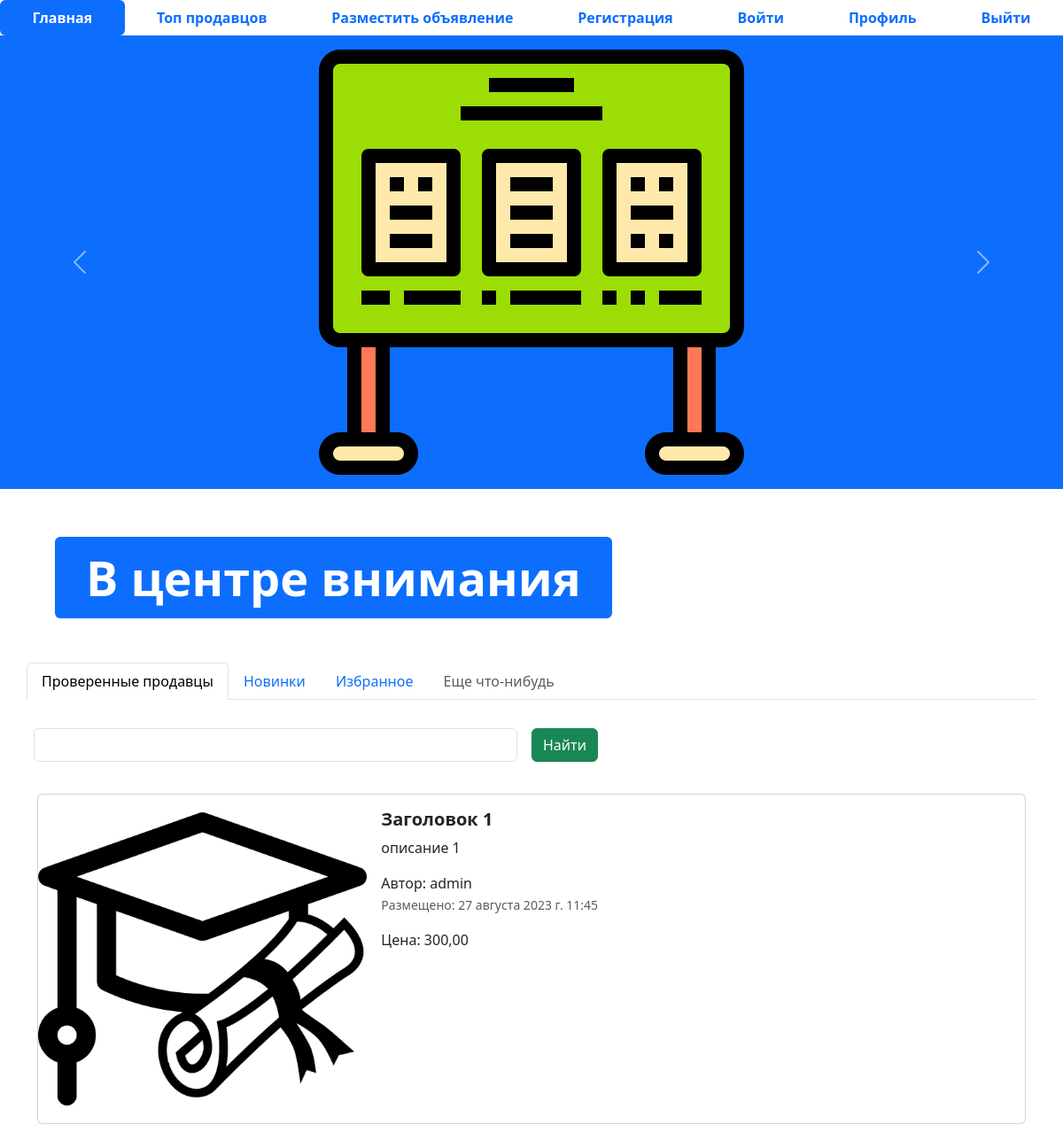
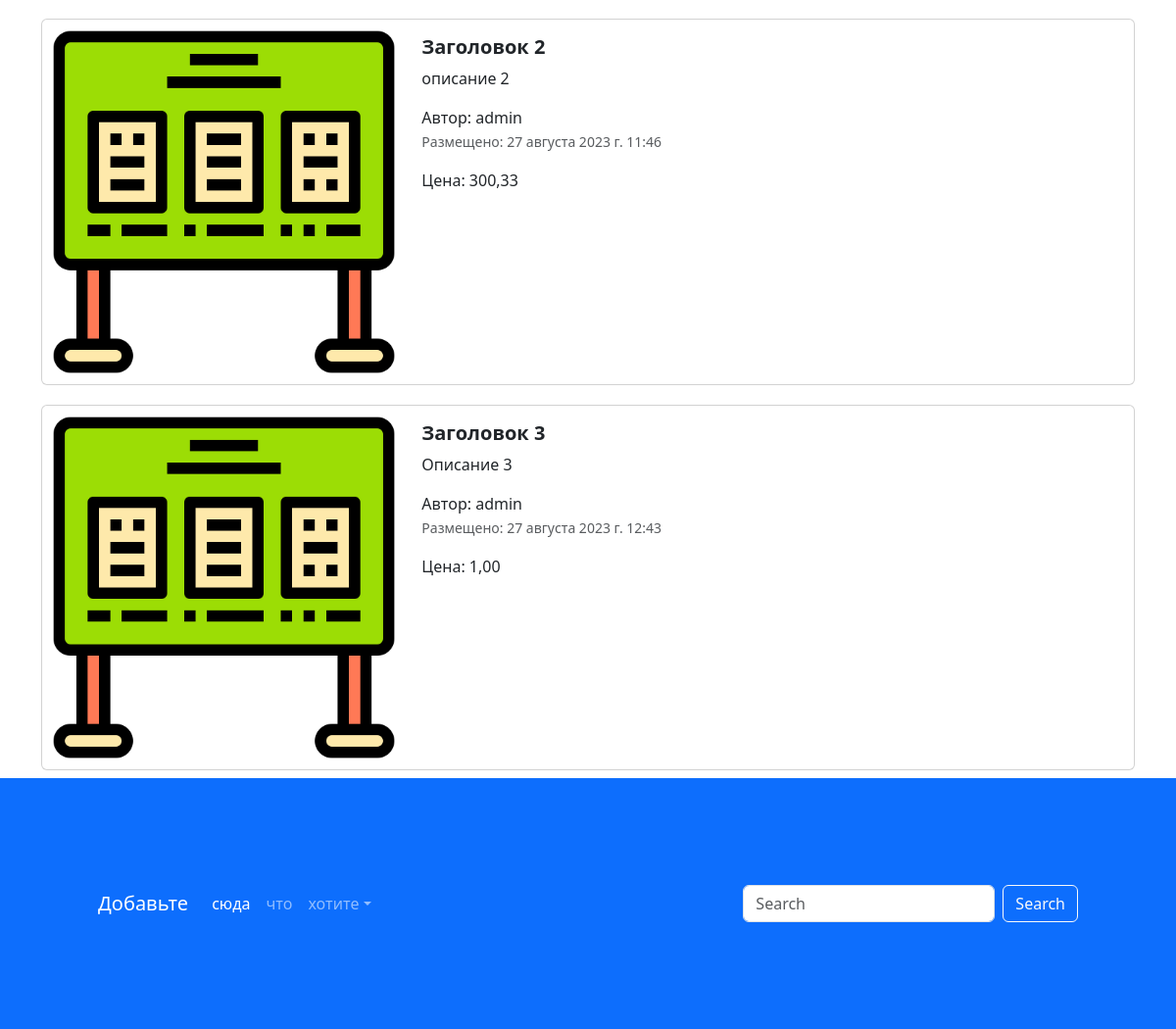
The page / on the database its author committed (2 pictures, top to bottom).
### app_ad/models.py (models this page shows, shortened)
class Advertisement(models.Model):
    title = models.CharField(max_length=128, verbose_name='заголовок')
    description = models.TextField(verbose_name='Описание')
    price = models.DecimalField(verbose_name='цена', max_digits=10, decimal_places=2)
    create_at = models.DateTimeField(auto_now_add=True)
    update_at = models.DateTimeField(auto_now=True)
    auction = models.BooleanField(verbose_name='торг', help_text='отметьте, если уместен торг')
    user = models.ForeignKey(User, verbose_name='пользователь', on_delete=models.CASCADE)
    image = models.ImageField(verbose_name='изображение', upload_to='advertisements/')
    class Meta:
        db_table = 'advertisements'

### app_ad/views.py (the view)
# urls.py: path('', index, name='main-page'),
def index(request):
    advertisements = Advertisement.objects.all()
    context = {'advertisements': advertisements}
    return render(request, 'index.html', context)

### template/index.html (shortened to what this page needs)
{% extends 'base.html'%}
{% load static %}
{% block content %}
<ul class="nav nav-pills sticky-top bg-white nav-fill">
  <li class="nav-item">
    <a class="nav-link active" aria-current="page" href="{% url 'main-page' %}">
      <span style="font-weight: bold;">Главная</span>
    </a>
  </li>
  <li class="nav-item">
    <a class="nav-link" href="{% url 'top-sellers' %}"><span style="font-weight: bold;">Топ продавцов</span>
    </a>
  </li>
  <li class="nav-item">
    <a class="nav-link" href="{% url 'advertisement-post' %}">
      <span style="font-weight: bold;">Разместить объявление</span>
    </a>
  </li>
  <li class="nav-item">
    <a class="nav-link" href="{% url 'register' %}">
      <span style="font-weight: bold;">Регистрация</span>
    </a>
  </li>
  <li class="nav-item">
    <a class="nav-link" href="{% url 'login' %}">
      <span style="font-weight: bold;">Войти</span>
    </a>
  </li>
  <li class="nav-item">
    <a class="nav-link" href="{% url 'profile' %}">
      <span style="font-weight: bold;">Профиль</span>
    </a>
  </li>
  <li class="nav-item">
    <a class="nav-link" href="#">
      <span style="font-weight: bold;">Выйти</span>
    </a>
  </li>
</ul>
<div id="carouselExampleControls" class="carousel slide bg-primary" data-bs-ride="carousel">
  <div class="carousel-inner">
    <div class="carousel-item active">
      <img src="{% static 'img/adv.png' %}" class="mx-auto d-block w-33" alt="...">
    </div>
  </div>
  <button class="carousel-control-prev" type="button" data-bs-target="#carouselExampleControls" data-bs-slide="prev">
    <span class="carousel-control-prev-icon" aria-hidden="true"></span>
  </button>
  <button class="carousel-control-next" type="button" data-bs-target="#carouselExampleControls" data-bs-slide="next">
    <span class="carousel-control-next-icon" aria-hidden="true"></span>
  </button>
</div>
<div class="container" style="margin: 50px;">
  <div class="display-2">
    <span class="badge bg-primary">В центре внимания</span>
  </div>
</div>
<div class="container">
  <div class="row">
    <ul class="nav nav-tabs bg-white">
      <li class="nav-item">
        <a class="nav-link active" aria-current="page" href="#">Проверенные продавцы</a>
      </li>
      <li class="nav-item">
        <a class="nav-link" href="#">Новинки</a>
      </li>
      <li class="nav-item">
        <a class="nav-link" href="#">Избранное</a>
      </li>
      <li class="nav-item">
        <a class="nav-link disabled" href="#" tabindex="-1" aria-disabled="true">Еще что-нибудь</a>
      </li>
    </ul>
    <form class="row g-3">
      <div class="col-auto w-50">
        <input type="text" class="form-control">
      </div>
      <div class="col-auto">
        <button type="submit" class="btn btn-success mb-3">Найти</button>
      </div>
    </form>
  </div>
  <div class="col">
    {% for adv in advertisements %}
    <div class="card mb-2" style="max-width: 1200px; margin-top: 20px;">
      <div class="row g-0">
        <div class="col-md-4">
          <a href="{% url 'advertisement' %}" class="nav-link">
            <img src="{% if adv.image %} {{ adv.image.url }} {% else %} {% static 'img/adv.png' %} {% endif %}" class="img-fluid rounded-start" alt="Card title">
          </a>
        </div>
        <div class="col-md-8">
          <div class="card-body">
            <h5 class="card-title">
              <a href="{% url 'advertisement' %}" class="nav-link"><strong>{{ adv.title }}</strong></a>
            </h5>
            <a href="{% url 'advertisement' %}" class="nav-link">
              <p class="card-text">
                  {{ adv.description }}
              </p>
              <span>Автор: {{ adv.user }}</span>
              <p class="card-text"><small class="text-muted">Размещено: {{ adv.create_at}}</small></p>
              <span>Цена: {{ adv.price }}</span>
            </a>
          </div>
        </div>
      </div>
    </div>
    {% endfor %}
  </div>
</div>
<footer style="padding: 100px;" class="bg-primary">
  <nav class="navbar navbar-expand-sm navbar-dark">
    <a class="navbar-brand" href="#">Добавьте</a>
    <div class="collapse navbar-collapse" id="collapsibleNavId">
      <ul class="navbar-nav me-auto mt-2 mt-lg-0">
        <li class="nav-item">
          <a class="nav-link active" href="#" aria-current="page">сюда</a>
        </li>
        <li class="nav-item">
          <a class="nav-link" href="#">что</a>
        </li>
        <li class="nav-item dropdown">
          <a class="nav-link dropdown-toggle" href="#" id="dropdownId" data-bs-toggle="dropdown" aria-haspopup="true"
             aria-expanded="false">хотите</a>
        </li>
      </ul>
      <form class="d-flex my-2 my-lg-0">
        <input class="form-control me-sm-2" type="text" placeholder="Search">
        <button class="btn btn-outline-light my-2 my-sm-0" type="submit">Search</button>
      </form>
    </div>
  </nav>
</footer>
{% endblock %}

### template/base.html (shortened to what this page needs)
{% load static %}
<!doctype html>
<html lang="en">
<head>
    <link href="{% static 'css/bootstrap.min.css' %}" rel="stylesheet">
    <link rel="stylesheet" href="{% static 'css/fontello.css' %}">
</head>
<body>
        {% block content %}
        {% endblock %}
</body>
</html>

### rows shown on the page
Advertisement: image (picture), title "Заголовок 1", description "описание 1", user "admin", create_at "27 августа 2023 г. 11:45", price "300,00"
Advertisement: title "Заголовок 2", description "описание 2", user "admin", create_at "27 августа 2023 г. 11:46", price "300,33"
Advertisement: title "Заголовок 3", description "Описание 3", user "admin", create_at "27 августа 2023 г. 12:43", price "1,00"
